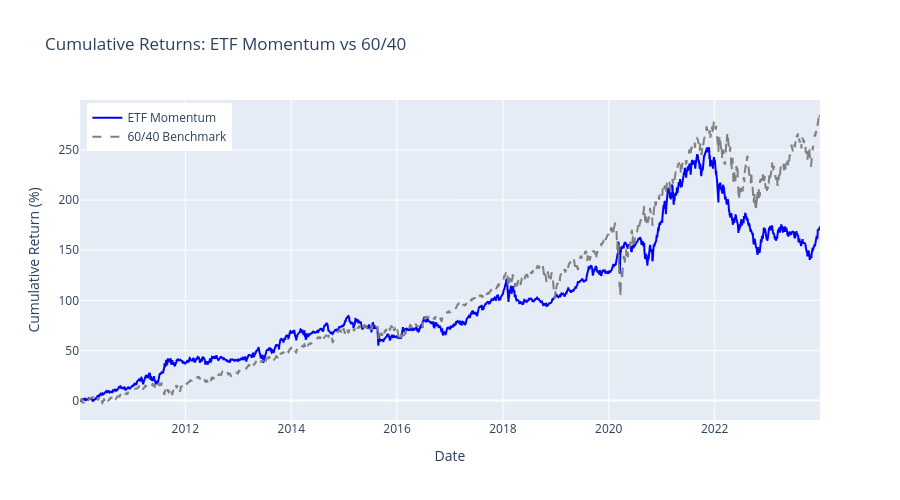

The notebook cell this image was saved under:
### Markdown cell above
## 12. Visualize Results

### Code cell
# Cumulative returns comparison
fig = go.Figure()

strategy_cum = (portfolio_value / INITIAL_CASH - 1) * 100
benchmark_cum = (benchmark_value / INITIAL_CASH - 1) * 100

fig.add_trace(
    go.Scatter(
        x=portfolio_value.index,
        y=strategy_cum,
        name="ETF Momentum",
        line=dict(color="blue", width=2),
    )
)

fig.add_trace(
    go.Scatter(
        x=benchmark_value.index,
        y=benchmark_cum,
        name="60/40 Benchmark",
        line=dict(color="gray", dash="dash"),
    )
)

fig.update_layout(
    title="Cumulative Returns: ETF Momentum vs 60/40",
    xaxis_title="Date",
    yaxis_title="Cumulative Return (%)",
    height=500,
    legend=dict(yanchor="top", y=0.99, xanchor="left", x=0.01),
)
fig.show()

### Figure 1 — Plotly figure (JSON) as saved in the notebook; plotly's stock layout.template omitted (floating-point values rounded to 4 significant figures; data arrays with more than 128 entries replaced by an {"elided": "..."} marker saying what was removed)
{"data": [{"line": {"color": "blue", "width": 2}, "name": "ETF Momentum", "type": "scatter", "x": {"elided": "3522 str values"}, "y": {"elided": "3522 float values"}}, {"line": {"color": "gray", "dash": "dash"}, "name": "60/40 Benchmark", "type": "scatter", "x": {"elided": "3522 str values"}, "y": {"elided": "3522 float values"}}], "layout": {"height": 500, "legend": {"x": 0.01, "xanchor": "left", "y": 0.99, "yanchor": "top"}, "title": {"text": "Cumulative Returns: ETF Momentum vs 60/40"}, "xaxis": {"title": {"text": "Date"}}, "yaxis": {"title": {"text": "Cumulative Return (%)"}}}}
